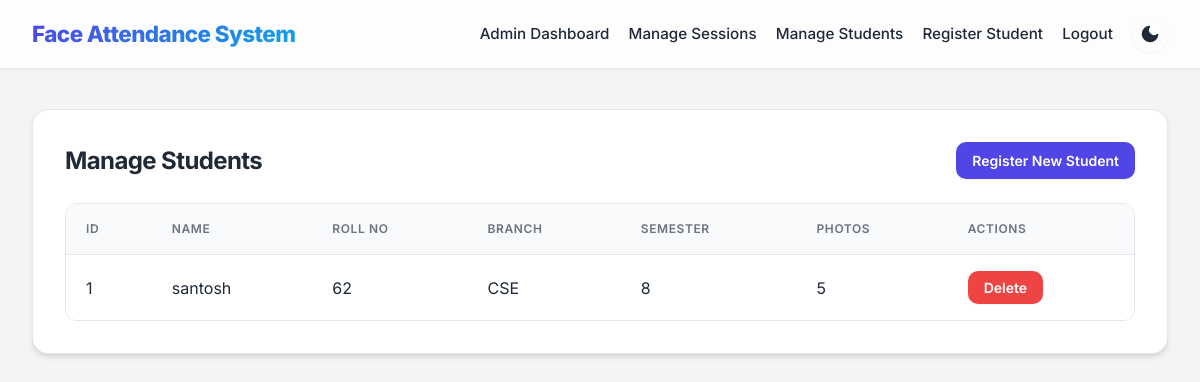
/admin/students (signed in), run on an earlier commit of the app's database.
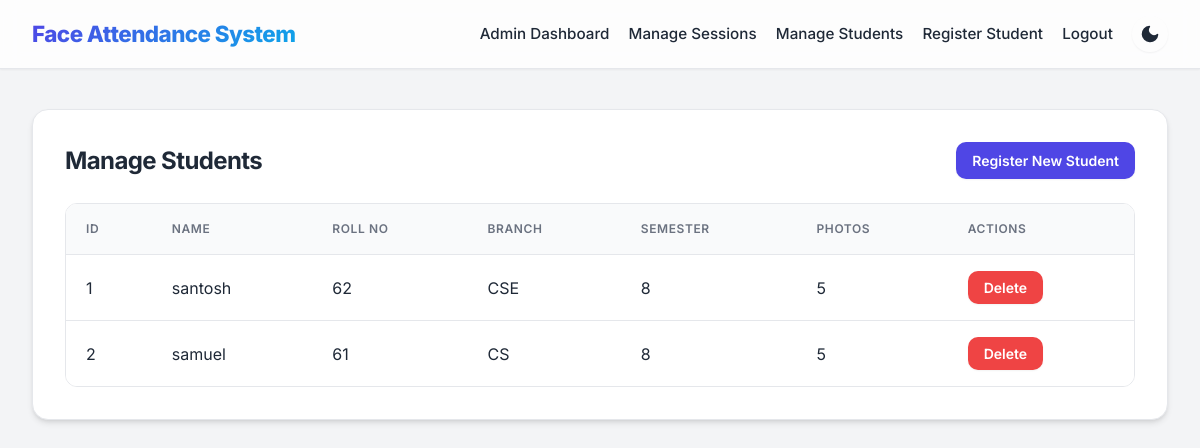
And on a later commit of the database.
### tables this page shows
CREATE TABLE students(
        id INTEGER PRIMARY KEY,
        name TEXT,
        roll_no TEXT,
        branch TEXT,
        semester TEXT,
        photo_count INTEGER DEFAULT 0
    , password TEXT);

### app.py (the view)
@app.route('/admin/students')
def admin_students():
    if not session.get('admin_user'):
        return redirect(url_for('login'))
    students = query_db('SELECT * FROM students')
    return render_template('admin_students.html', students=students)

### app.py (called while the page is built)
def get_db_connection():
    conn = sqlite3.connect(DATABASE_PATH)
    conn.row_factory = sqlite3.Row
    return conn

def query_db(query, args=(), one=False):
    conn = get_db_connection()
    cursor = conn.execute(query, args)
    rows = cursor.fetchall()
    conn.close()
    return rows[0] if one and rows else rows

@app.before_request
def restrict_access():
    allowed_routes = ['home', 'login', 'student_login', 'student_register', 'static', 'test_image', 'get_active_sessions']
    if request.endpoint in allowed_routes or not request.endpoint:
        return
    if request.path.startswith('/admin/'):
        if session.get('user_type') != 'admin':
            flash('Admin access required', 'error')
            return redirect(url_for('login'))
    if request.path.startswith('/student/'):
        protected_student_routes = ['student_history', 'student_attend']
        if request.endpoint in protected_student_routes and session.get('user_type') != 'student':
            flash('Student login required', 'error')
            return redirect(url_for('student_login'))

### templates/admin_students.html
{% extends 'base.html' %}
{% block content %}
<div class="card wide-card">
    <div style="display: flex; justify-content: space-between; align-items: center; margin-bottom: 1.5rem;">
        <h2 style="margin: 0;">Manage Students</h2>
        <a href="{{ url_for('student_register') }}" class="button small">Register New Student</a>
    </div>
    <div class="table-container" style="overflow-x: auto;">
        <table>
            <thead>
                <tr>
                    <th>ID</th>
                    <th>Name</th>
                    <th>Roll No</th>
                    <th>Branch</th>
                    <th>Semester</th>
                    <th>Photos</th>
                    <th>Actions</th>
                </tr>
            </thead>
            <tbody>
                {% for student in students %}
                <tr>
                    <td>{{ student.id }}</td>
                    <td>{{ student.name }}</td>
                    <td>{{ student.roll_no }}</td>
                    <td>{{ student.branch }}</td>
                    <td>{{ student.semester }}</td>
                    <td>{{ student.photo_count }}</td>
                    <td>
                        <form action="{{ url_for('delete_student', student_id=student.id) }}" method="POST" style="display: inline;" onsubmit="return confirm('Are you sure you want to delete this student? All attendance records and face data will be permanently removed.');">
                            <button type="submit" class="button small warning">Delete</button>
                        </form>
                    </td>
                </tr>
                {% else %}
                <tr>
                    <td colspan="7" style="text-align: center; padding: 2rem; color: var(--muted);">No students registered yet.</td>
                </tr>
                {% endfor %}
            </tbody>
        </table>
    </div>
</div>
{% endblock %}

What changed in the data, as far as the page shows it:
added students: id "2", name "samuel", roll_no "61", branch "CS", semester "8", photo_count "5"
